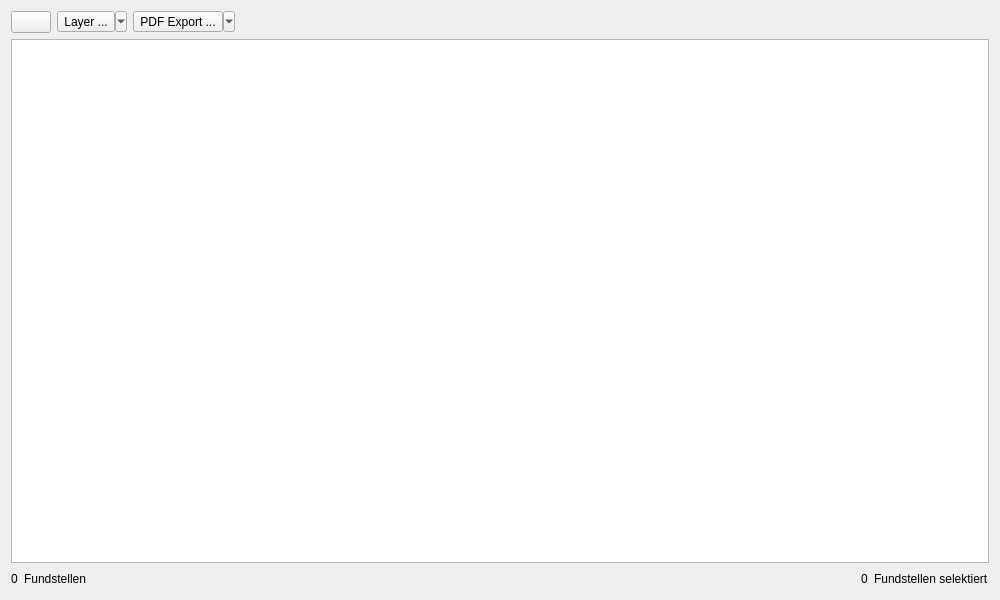
<?xml version="1.0" encoding="UTF-8"?>
<ui version="4.0">
 <class>apisFindspotSelectionListDialog</class>
 <widget class="QDialog" name="apisFindspotSelectionListDialog">
  <property name="windowModality">
   <enum>Qt::ApplicationModal</enum>
  </property>
  <property name="geometry">
   <rect>
    <x>0</x>
    <y>0</y>
    <width>1000</width>
    <height>600</height>
   </rect>
  </property>
  <property name="windowTitle">
   <string>APIS Fundstelle Auswahl</string>
  </property>
  <property name="windowIcon">
   <iconset resource="resource.qrc">
    <normaloff>:/plugins/APIS/icons/apis.png</normaloff>:/plugins/APIS/icons/apis.png</iconset>
  </property>
  <property name="modal">
   <bool>true</bool>
  </property>
  <layout class="QVBoxLayout" name="verticalLayout">
   <item>
    <layout class="QHBoxLayout" name="horizontalLayout">
     <item>
      <widget class="QPushButton" name="uiResetSelectionBtn">
       <property name="toolTip">
        <string>Selektion zurücksetzen</string>
       </property>
       <property name="text">
        <string/>
       </property>
       <property name="icon">
        <iconset resource="resource.qrc">
         <normaloff>:/plugins/APIS/icons/deselection.png</normaloff>:/plugins/APIS/icons/deselection.png</iconset>
       </property>
       <property name="autoDefault">
        <bool>false</bool>
       </property>
      </widget>
     </item>
     <item>
      <widget class="QToolButton" name="uiLayerTBtn">
       <property name="text">
        <string>Layer ...</string>
       </property>
       <property name="icon">
        <iconset resource="resource.qrc">
         <normaloff>:/plugins/APIS/icons/layer.png</normaloff>:/plugins/APIS/icons/layer.png</iconset>
       </property>
       <property name="popupMode">
        <enum>QToolButton::MenuButtonPopup</enum>
       </property>
       <property name="toolButtonStyle">
        <enum>Qt::ToolButtonTextBesideIcon</enum>
       </property>
      </widget>
     </item>
     <item>
      <widget class="QToolButton" name="uiPdfExportTBtn">
       <property name="sizePolicy">
        <sizepolicy hsizetype="Minimum" vsizetype="Fixed">
         <horstretch>0</horstretch>
         <verstretch>0</verstretch>
        </sizepolicy>
       </property>
       <property name="text">
        <string>PDF Export ...</string>
       </property>
       <property name="icon">
        <iconset resource="resource.qrc">
         <normaloff>:/plugins/APIS/icons/pdf_export.png</normaloff>:/plugins/APIS/icons/pdf_export.png</iconset>
       </property>
       <property name="popupMode">
        <enum>QToolButton::MenuButtonPopup</enum>
       </property>
       <property name="toolButtonStyle">
        <enum>Qt::ToolButtonTextBesideIcon</enum>
       </property>
      </widget>
     </item>
     <item>
      <spacer name="horizontalSpacer">
       <property name="orientation">
        <enum>Qt::Horizontal</enum>
       </property>
       <property name="sizeHint" stdset="0">
        <size>
         <width>40</width>
         <height>20</height>
        </size>
       </property>
      </spacer>
     </item>
    </layout>
   </item>
   <item>
    <widget class="QTableView" name="uiFindspotListTableV">
     <property name="frameShadow">
      <enum>QFrame::Sunken</enum>
     </property>
     <property name="gridStyle">
      <enum>Qt::DotLine</enum>
     </property>
     <property name="sortingEnabled">
      <bool>true</bool>
     </property>
    </widget>
   </item>
   <item>
    <layout class="QHBoxLayout" name="horizontalLayout_2">
     <item>
      <widget class="QLabel" name="uiItemCountLbl">
       <property name="text">
        <string>0</string>
       </property>
       <property name="alignment">
        <set>Qt::AlignCenter</set>
       </property>
      </widget>
     </item>
     <item>
      <widget class="QLabel" name="label">
       <property name="text">
        <string>Fundstellen</string>
       </property>
       <property name="alignment">
        <set>Qt::AlignCenter</set>
       </property>
      </widget>
     </item>
     <item>
      <widget class="QLabel" name="uiInfoLbl">
       <property name="text">
        <string/>
       </property>
      </widget>
     </item>
     <item>
      <spacer name="horizontalSpacer_4">
       <property name="orientation">
        <enum>Qt::Horizontal</enum>
       </property>
       <property name="sizeHint" stdset="0">
        <size>
         <width>40</width>
         <height>20</height>
        </size>
       </property>
      </spacer>
     </item>
     <item>
      <widget class="QLabel" name="uiSelectionCountLbl">
       <property name="text">
        <string>0</string>
       </property>
      </widget>
     </item>
     <item>
      <widget class="QLabel" name="label_2">
       <property name="text">
        <string>Fundstellen selektiert</string>
       </property>
      </widget>
     </item>
    </layout>
   </item>
  </layout>
 </widget>
 <resources>
  <include location="resource.qrc"/>
 </resources>
 <connections/>
</ui>
